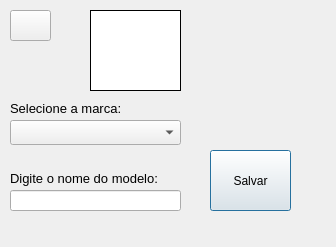
<?xml version="1.0" encoding="UTF-8"?>
<ui version="4.0">
 <class>TelaModelo</class>
 <widget class="QDialog" name="TelaModelo">
  <property name="geometry">
   <rect>
    <x>0</x>
    <y>0</y>
    <width>336</width>
    <height>247</height>
   </rect>
  </property>
  <property name="windowTitle">
   <string>Dialog</string>
  </property>
  <widget class="QPushButton" name="pushButton">
   <property name="geometry">
    <rect>
     <x>10</x>
     <y>10</y>
     <width>41</width>
     <height>31</height>
    </rect>
   </property>
   <property name="styleSheet">
    <string notr="true">qproperty-icon:url(:/rec/img/reply-arrow-filled.png)</string>
   </property>
   <property name="text">
    <string/>
   </property>
   <property name="iconSize">
    <size>
     <width>24</width>
     <height>24</height>
    </size>
   </property>
  </widget>
  <widget class="QPushButton" name="pushButton_ConfirmarModelo">
   <property name="geometry">
    <rect>
     <x>210</x>
     <y>150</y>
     <width>81</width>
     <height>61</height>
    </rect>
   </property>
   <property name="text">
    <string>Salvar</string>
   </property>
   <property name="icon">
    <iconset resource="resources.qrc">
     <normaloff>:/rec/img/devices_floppydisk_dispositivos_691.png</normaloff>:/rec/img/devices_floppydisk_dispositivos_691.png</iconset>
   </property>
   <property name="iconSize">
    <size>
     <width>28</width>
     <height>28</height>
    </size>
   </property>
   <property name="autoDefault">
    <bool>true</bool>
   </property>
   <property name="default">
    <bool>true</bool>
   </property>
   <property name="flat">
    <bool>false</bool>
   </property>
  </widget>
  <widget class="QLabel" name="label_img">
   <property name="geometry">
    <rect>
     <x>90</x>
     <y>10</y>
     <width>91</width>
     <height>81</height>
    </rect>
   </property>
   <property name="cursor">
    <cursorShape>UpArrowCursor</cursorShape>
   </property>
   <property name="styleSheet">
    <string notr="true">background-color: rgb(255, 255, 255);</string>
   </property>
   <property name="frameShape">
    <enum>QFrame::Box</enum>
   </property>
   <property name="text">
    <string>&lt;html&gt;&lt;head/&gt;&lt;body&gt;&lt;p&gt;&lt;br/&gt;&lt;/p&gt;&lt;/body&gt;&lt;/html&gt;</string>
   </property>
  </widget>
  <widget class="QLabel" name="label">
   <property name="geometry">
    <rect>
     <x>10</x>
     <y>100</y>
     <width>171</width>
     <height>16</height>
    </rect>
   </property>
   <property name="font">
    <font>
     <pointsize>10</pointsize>
    </font>
   </property>
   <property name="text">
    <string>Selecione a marca:</string>
   </property>
  </widget>
  <widget class="QLineEdit" name="lineEdit_TituloModelo">
   <property name="geometry">
    <rect>
     <x>10</x>
     <y>190</y>
     <width>171</width>
     <height>21</height>
    </rect>
   </property>
  </widget>
  <widget class="QLabel" name="label_2">
   <property name="geometry">
    <rect>
     <x>10</x>
     <y>170</y>
     <width>171</width>
     <height>16</height>
    </rect>
   </property>
   <property name="font">
    <font>
     <pointsize>10</pointsize>
    </font>
   </property>
   <property name="text">
    <string>Digite o nome do modelo:</string>
   </property>
  </widget>
  <widget class="QComboBox" name="comboBox">
   <property name="geometry">
    <rect>
     <x>10</x>
     <y>120</y>
     <width>171</width>
     <height>25</height>
    </rect>
   </property>
   <property name="editable">
    <bool>false</bool>
   </property>
   <property name="currentText">
    <string/>
   </property>
   <property name="currentIndex">
    <number>-1</number>
   </property>
  </widget>
  <widget class="QPushButton" name="pushButton_SelecionarMarca">
   <property name="geometry">
    <rect>
     <x>530</x>
     <y>70</y>
     <width>91</width>
     <height>31</height>
    </rect>
   </property>
   <property name="text">
    <string>Select</string>
   </property>
  </widget>
 </widget>
 <resources>
  <include location="resources.qrc"/>
 </resources>
 <connections/>
</ui>
